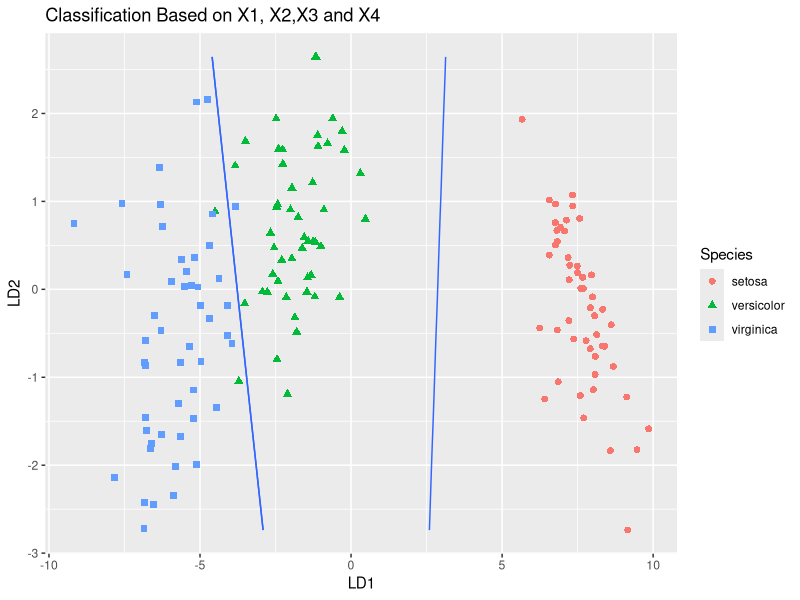

Reproduce this figure in R.
library(MASS)
library(tidyverse)
library(ggplot2)
Data=iris
traindata=Data
testdata=Data
Test=testdata[,c(1,2,3,4)]
newdf <- data.frame(Sepal.Length=Test[,1],Sepal.Width=Test[,2],Petal.Length=Test[,3],Petal.Width=Test[,4])
r1=lda(Species ~ Sepal.Length + Sepal.Width + Petal.Length + Petal.Width ,data=traindata)
r2=predict(object=r1,newdf)
T=table(testdata[,5],r2$class)
T
misclaserror=1-sum(diag(T))/sum(T)
misclaserror
datPred<-data.frame(Species=testdata$Species,r2$x) #create data.frame
r3 <- lda(datPred[,2:3], datPred[,1])
x <- seq(min(datPred[,2]), max(datPred[,2]), length.out=150)
y <- seq(min(datPred[,3]), max(datPred[,3]), length.out=150)
Xcon <- matrix(c(rep(x,length(y)),
                 rep(y, rep(length(x), length(y)))),,2)
r3.pr1 <- predict(r3, Xcon)$post[, c("setosa","versicolor")] %*% c(1,1) 
r3.pr2 <- predict(r3, Xcon)$post[, c("virginica","setosa")] %*% c(1,1)
pr3<-data.frame(x=rep(x, length(y)), y=rep(y, each=length(x)), 
                z1=as.vector(r3.pr1), z2=as.vector(r3.pr2))
ggplot(datPred, aes(x=LD1, y=LD2) ) + 
  geom_point(size = 2, aes(pch = Species,  col=Species)) +
  geom_contour(data=pr3, aes(x=x, y=y, z=z1), breaks=c(0,.5)) + 
  geom_contour(data=pr3, aes(x=x, y=y, z=z2), breaks=c(0,.5))+
  labs(title="Classification Based on X1, X2,X3 and X4")